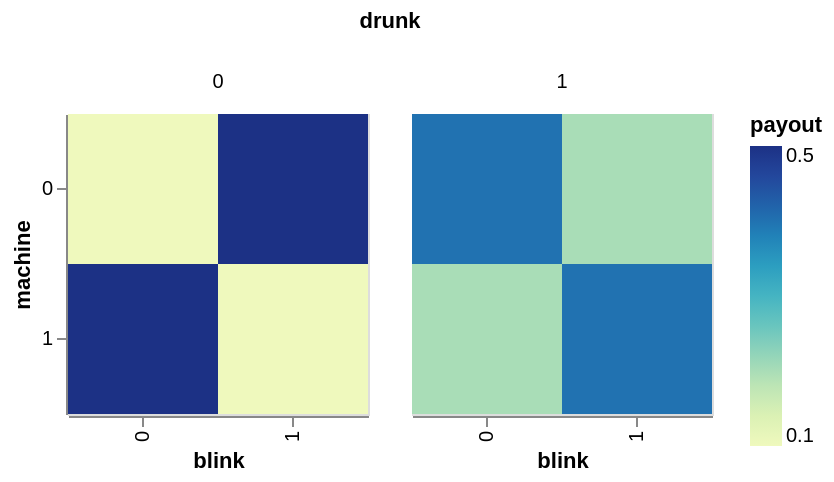

Here is the notebook cell this chart was saved with:
### Code cell
alt.Chart(payout_df, width=150, height=150).mark_rect().encode(
    column="drunk:O",
    x="blink:O",
    y="machine:O",
    color="payout"
)

### Figure 1 — Vega-Lite specification as saved in the notebook (floating-point values rounded to 4 significant figures)
{"config": {"view": {"continuousWidth": 300, "continuousHeight": 300}}, "data": {"name": "data-07e789d35ba8605ec0ffd1396ee474e2"}, "mark": {"type": "rect"}, "encoding": {"color": {"field": "payout", "type": "quantitative"}, "column": {"field": "drunk", "type": "ordinal"}, "x": {"field": "blink", "type": "ordinal"}, "y": {"field": "machine", "type": "ordinal"}}, "height": 150, "width": 150, "$schema": "https://vega.github.io/schema/vega-lite/v5.8.0.json", "datasets": {"data-07e789d35ba8605ec0ffd1396ee474e2": [{"drunk": 0, "blink": 0, "machine": 0, "payout": 0.1}, {"drunk": 0, "blink": 1, "machine": 0, "payout": 0.5}, {"drunk": 0, "blink": 0, "machine": 1, "payout": 0.5}, {"drunk": 0, "blink": 1, "machine": 1, "payout": 0.1}, {"drunk": 1, "blink": 0, "machine": 0, "payout": 0.4}, {"drunk": 1, "blink": 1, "machine": 0, "payout": 0.2}, {"drunk": 1, "blink": 0, "machine": 1, "payout": 0.2}, {"drunk": 1, "blink": 1, "machine": 1, "payout": 0.4}]}}
